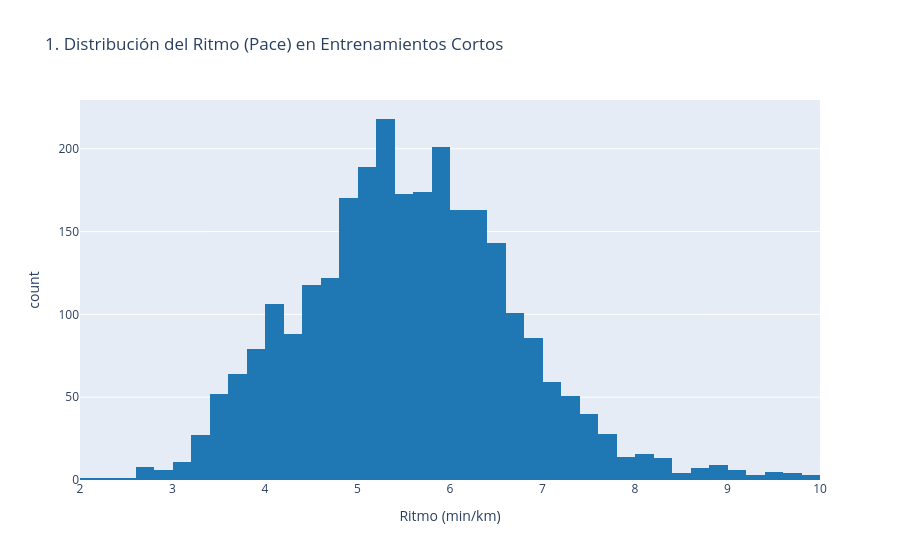
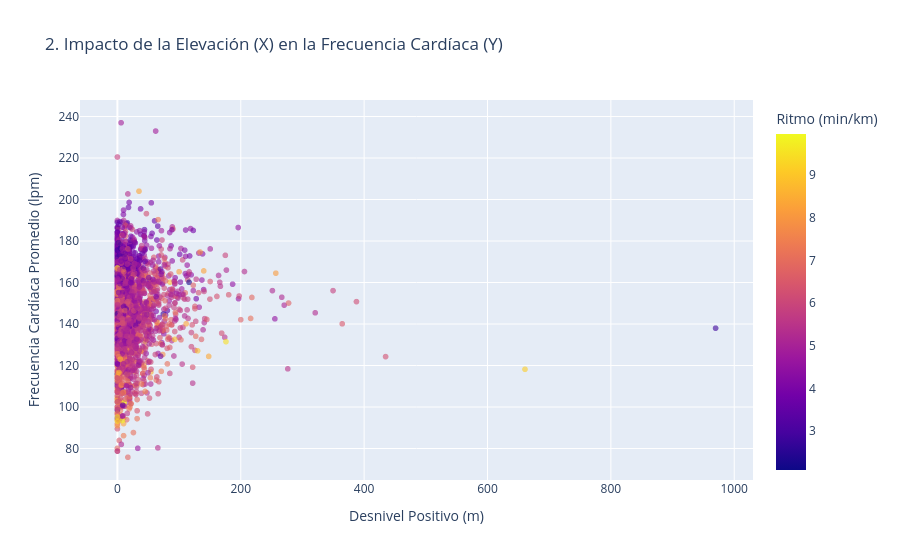
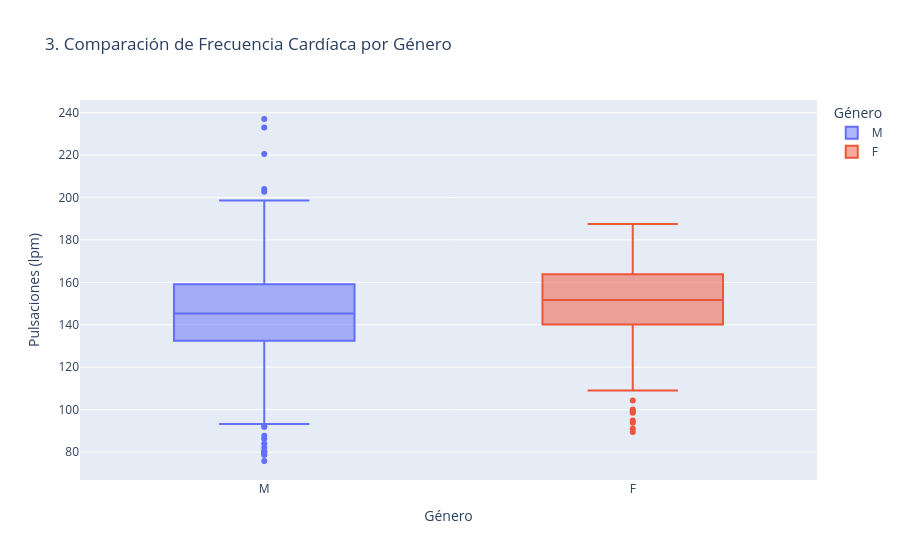

The notebook cell saved with these charts, in order:
### Code cell
import plotly.express as px

# 1. Gráfico de Distribución (Univariado): ¿Cómo se distribuye el ritmo en estos intervalos cortos?
fig1 = px.histogram(df_clean, x='pace_min_km', nbins=40, 
                    title='1. Distribución del Ritmo (Pace) en Entrenamientos Cortos',
                    labels={'pace_min_km': 'Ritmo (min/km)'},
                    color_discrete_sequence=['#1f77b4'])
fig1.show()

# 2. Gráfico de Dispersión (Relación X e Y): ¿Cómo afecta la elevación a las pulsaciones?
fig2 = px.scatter(df_clean, x='elevation gain (m)', y='average heart rate (bpm)', 
                  color='pace_min_km', opacity=0.6,
                  title='2. Impacto de la Elevación (X) en la Frecuencia Cardíaca (Y)',
                  labels={'elevation gain (m)': 'Desnivel Positivo (m)', 
                          'average heart rate (bpm)': 'Frecuencia Cardíaca Promedio (lpm)',
                          'pace_min_km': 'Ritmo (min/km)'})
fig2.show()

# 3. Gráfico de Cajas (Comparación): Diferencias de esfuerzo entre géneros (Contextual)
fig3 = px.box(df_clean, x='gender', y='average heart rate (bpm)', 
              color='gender',
              title='3. Comparación de Frecuencia Cardíaca por Género',
              labels={'gender': 'Género', 'average heart rate (bpm)': 'Pulsaciones (lpm)'})
fig3.show()

### Figure 1 — Plotly figure (JSON) as saved in the notebook; plotly's stock layout.template omitted (floating-point values rounded to 4 significant figures; data arrays with more than 128 entries replaced by an {"elided": "..."} marker saying what was removed)
{"data": [{"bingroup": "x", "hovertemplate": "Ritmo (min/km)=%{x}<br>count=%{y}<extra></extra>", "legendgroup": "", "marker": {"color": "#1f77b4", "pattern": {"shape": ""}}, "name": "", "nbinsx": 40, "orientation": "v", "showlegend": false, "type": "histogram", "x": {"elided": "2727 float values"}, "xaxis": "x", "yaxis": "y"}], "layout": {"barmode": "relative", "legend": {"tracegroupgap": 0}, "title": {"text": "1. Distribución del Ritmo (Pace) en Entrenamientos Cortos"}, "xaxis": {"anchor": "y", "domain": [0, 1], "title": {"text": "Ritmo (min/km)"}}, "yaxis": {"anchor": "x", "domain": [0, 1], "title": {"text": "count"}}}}

### Figure 2 — Plotly figure (JSON) as saved in the notebook; plotly's stock layout.template omitted (floating-point values rounded to 4 significant figures; data arrays with more than 128 entries replaced by an {"elided": "..."} marker saying what was removed)
{"data": [{"hovertemplate": "Desnivel Positivo (m)=%{x}<br>Frecuencia Cardíaca Promedio (lpm)=%{y}<br>Ritmo (min/km)=%{marker.color}<extra></extra>", "legendgroup": "", "marker": {"color": {"elided": "2727 float values"}, "coloraxis": "coloraxis", "opacity": 0.6, "symbol": "circle"}, "mode": "markers", "name": "", "showlegend": false, "type": "scattergl", "x": {"elided": "2727 float values"}, "xaxis": "x", "y": {"elided": "2727 float values"}, "yaxis": "y"}], "layout": {"coloraxis": {"colorbar": {"title": {"text": "Ritmo (min/km)"}}, "colorscale": [[0, "#0d0887"], [0.1111, "#46039f"], [0.2222, "#7201a8"], [0.3333, "#9c179e"], [0.4444, "#bd3786"], [0.5556, "#d8576b"], [0.6667, "#ed7953"], [0.7778, "#fb9f3a"], [0.8889, "#fdca26"], [1, "#f0f921"]]}, "legend": {"tracegroupgap": 0}, "title": {"text": "2. Impacto de la Elevación (X) en la Frecuencia Cardíaca (Y)"}, "xaxis": {"anchor": "y", "domain": [0, 1], "title": {"text": "Desnivel Positivo (m)"}}, "yaxis": {"anchor": "x", "domain": [0, 1], "title": {"text": "Frecuencia Cardíaca Promedio (lpm)"}}}}

### Figure 3 — Plotly figure (JSON) as saved in the notebook; plotly's stock layout.template omitted (floating-point values rounded to 4 significant figures; data arrays with more than 128 entries replaced by an {"elided": "..."} marker saying what was removed)
{"data": [{"alignmentgroup": "True", "hovertemplate": "Género=%{x}<br>Pulsaciones (lpm)=%{y}<extra></extra>", "legendgroup": "M", "marker": {"color": "#636efa"}, "name": "M", "notched": false, "offsetgroup": "M", "orientation": "v", "showlegend": true, "type": "box", "x": {"elided": "2183 str values"}, "x0": " ", "xaxis": "x", "y": {"elided": "2183 float values"}, "y0": " ", "yaxis": "y"}, {"alignmentgroup": "True", "hovertemplate": "Género=%{x}<br>Pulsaciones (lpm)=%{y}<extra></extra>", "legendgroup": "F", "marker": {"color": "#EF553B"}, "name": "F", "notched": false, "offsetgroup": "F", "orientation": "v", "showlegend": true, "type": "box", "x": {"elided": "515 str values"}, "x0": " ", "xaxis": "x", "y": {"elided": "515 float values"}, "y0": " ", "yaxis": "y"}], "layout": {"boxmode": "overlay", "legend": {"title": {"text": "Género"}, "tracegroupgap": 0}, "title": {"text": "3. Comparación de Frecuencia Cardíaca por Género"}, "xaxis": {"anchor": "y", "categoryarray": ["M", "F", null], "categoryorder": "array", "domain": [0, 1], "title": {"text": "Género"}}, "yaxis": {"anchor": "x", "domain": [0, 1], "title": {"text": "Pulsaciones (lpm)"}}}}
